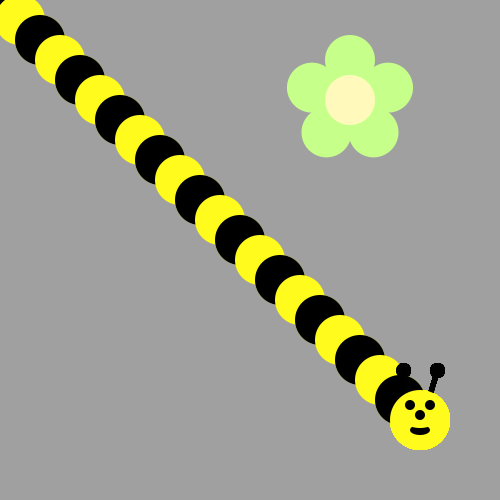
Frame 1 (no input)
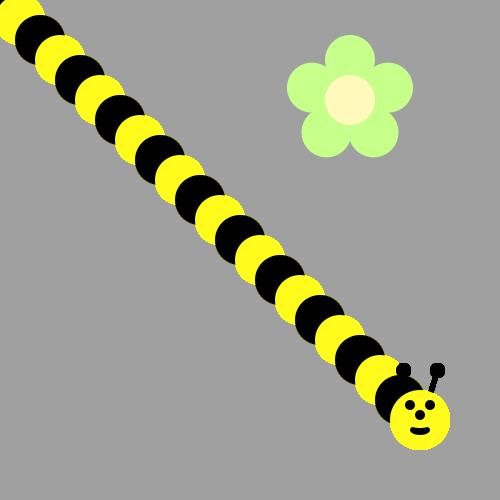
Frame 60 (the mouse pressed at the canvas centre just before this capture)
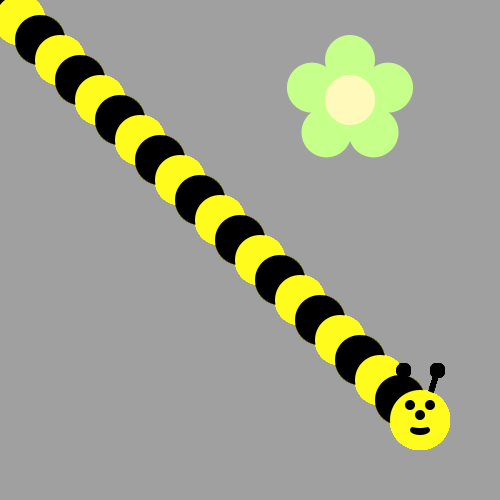
Frame 120 (the mouse held since frame 60 and released just before this capture)

The Processing sketch that drew these frames (run headless with seeded random() and noise(); from frame 60 on, the mouse is pressed at the canvas centre):

// Processing sketch: sketch_180203b
// ── sketch_180203b.pde
void draw() {
/*Use a loop to make a body for the Bee!
Then put his head on using drawBeeFace(x,y)
Use Modulo to make the colors alternate 
*/
for(int i = 0; i <= 20; i++) {
  ellipse(i*20,i*20,50,50);
if(i%2==0) {
  fill(0,0,0);
  ellipse(i*20,i*20,50,50);
}
drawBeeFace(420,420);
}




}


void drawFlower(int x, int y) {
     noStroke();
     translate(x, y);
     // draw 5 petals, rotating after each one<
     fill(#c6ff89);      // green
      for (int i = 0; i < 5; i++) {
           ellipse(0, -40, 50, 50);
          rotate(radians(72));
     }
     fill(#fff9bb); // light yellow
     ellipse(0, 0, 50, 50);
} 
void drawBeeFace(int BeeFaceX, int BeeFaceY) {
     noStroke();
     fill(0, 0, 0);
     stroke(1);
     strokeWeight(5);
     line(BeeFaceX-10, BeeFaceY-27, BeeFaceX-17, BeeFaceY-50);
     line(BeeFaceX+10, BeeFaceY-27, BeeFaceX+17, BeeFaceY-50);
     ellipse(BeeFaceX-17, BeeFaceY-50, 10, 10);
     ellipse(BeeFaceX+17, BeeFaceY-50, 10, 10);
     noStroke();
     fill(255, 251, 28);
     ellipse(BeeFaceX, BeeFaceY, 60, 60); // face
     fill(255, 237, 209);
     fill(0,0,0);
      ellipse(BeeFaceX-10, BeeFaceY-15, 10, 10); // eyes
     ellipse(BeeFaceX+10, BeeFaceY-15, 10, 10);
      ellipse(BeeFaceX, BeeFaceY-5, 10, 10); // nose
      ellipse(BeeFaceX, BeeFaceY+10, 20, 10);// mouth
     fill(255, 251, 28);
     ellipse(BeeFaceX, BeeFaceY+5, 20, 6);
}

void setup() {
     ellipseMode(CENTER);
     size(500, 500);
     background(160, 160, 160);
      drawFlower(350, 100);
}

 
